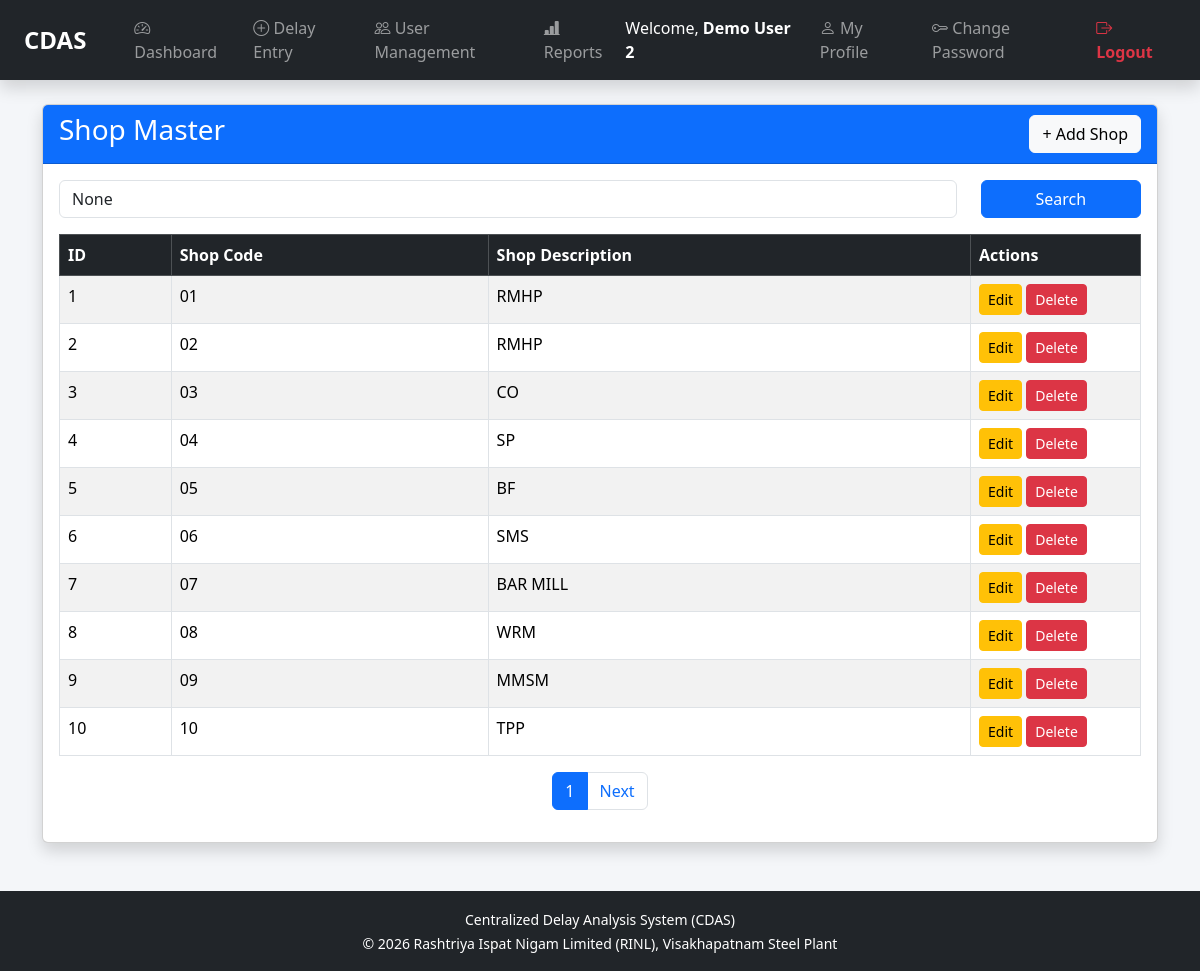
Page /equipment/shops/ (signed in) on the committed database.
### masters/models.py (models this page shows, shortened)
class Shop(models.Model):
    shop_code = models.CharField(max_length=20, unique=True)
    shop_desc = models.CharField(max_length=100)

### masters/views.py (the view)
def shop_list(request):
    if "emp_no" not in request.session:
        return redirect("login")
    if request.session.get("role") != "Admin":
        return redirect("dashboard")
    search = request.GET.get("search")
    shops = Shop.objects.all().order_by("shop_code")
    if search:
        shops = shops.filter(
            shop_desc__icontains=search
        )
    paginator = Paginator(shops, 10)
    page = request.GET.get("page")
    shops = paginator.get_page(page)
    return render(
        request,
        "masters/shop_list.html",
        {
            "shops": shops,
            "search": search,
        }
    )

### masters/templates/masters/shop_list.html (shortened to what this page needs)
{% extends "base.html" %}
{% block content %}
<div class="container mt-4">
    <div class="card shadow">
        <div class="card-header bg-primary text-white">
            <div class="d-flex justify-content-between align-items-center">
                <h3>Shop Master</h3>
                <a href="{% url 'shop_add' %}"
                   class="btn btn-light">
                    + Add Shop
                </a>
            </div>
        </div>
        <div class="card-body">
            <form method="GET" class="row mb-3">
                <div class="col-md-10">
                    <input
                        type="text"
                        name="search"
                        class="form-control"
                        placeholder="Search Shop..."
                        value="{{ search }}">
                </div>
                <div class="col-md-2">
                    <button
                        class="btn btn-primary w-100">
                        Search
                    </button>
                </div>
            </form>
            <table class="table table-bordered table-striped">
                <thead class="table-dark">
                    <tr>
                        <th>ID</th>
                        <th>Shop Code</th>
                        <th>Shop Description</th>
                        <th width="170">
                            Actions
                        </th>
                    </tr>
                </thead>
                <tbody>
                {% for shop in shops %}
                    <tr>
                        <td>{{ shop.id }}</td>
                        <td>{{ shop.shop_code }}</td>
                        <td>{{ shop.shop_desc }}</td>
                        <td>
                            <a href="{% url 'shop_edit' shop.id %}"
                               class="btn btn-warning btn-sm">
                                Edit
                            </a>
                            <a href="{% url 'shop_delete' shop.id %}"
                               class="btn btn-danger btn-sm"
                               onclick="return confirm('Delete this shop?');">
                                Delete
                            </a>
                        </td>
                    </tr>
                {% empty %}
                    <tr>
                        <td colspan="4" class="text-center">
                            No Shops Found
                        </td>
                    </tr>
                {% endfor %}
                </tbody>
            </table>
            <nav>
                <ul class="pagination justify-content-center">
                    <li class="page-item active">
                        <span class="page-link">
                            {{ shops.number }}
                        </span>
                    </li>
                    {% if shops.has_next %}
                    <li class="page-item">
                        <a class="page-link"
                           href="?page={{ shops.next_page_number }}&search={{ search }}">
                            Next
                        </a>
                    </li>
                    {% endif %}
                </ul>
            </nav>
        </div>
    </div>
</div>
{% endblock %}

### static/css/style.css (style rules this page uses)
body { background:#f4f6f9; }
table { background:white; }
.card { box-shadow:0px 2px 8px rgba(0,0,0,0.1); }
.card-header { font-weight:600; }

### rows in the picture
Shop: id "1", shop_code "01", shop_desc "RMHP"
Shop: id "2", shop_code "02", shop_desc "RMHP"
Shop: id "3", shop_code "03", shop_desc "CO"
Shop: id "4", shop_code "04", shop_desc "SP"
Shop: id "5", shop_code "05", shop_desc "BF"
Shop: id "6", shop_code "06", shop_desc "SMS"
Shop: id "7", shop_code "07", shop_desc "BAR MILL"
Shop: id "8", shop_code "08", shop_desc "WRM"
Shop: id "9", shop_code "09", shop_desc "MMSM"
Shop: id "10", shop_code "10", shop_desc "TPP"

### other values in the picture
{{ request.session.emp_name|default:"System Admin" }} "Demo User 2"
{{ shops.number }} "1"
